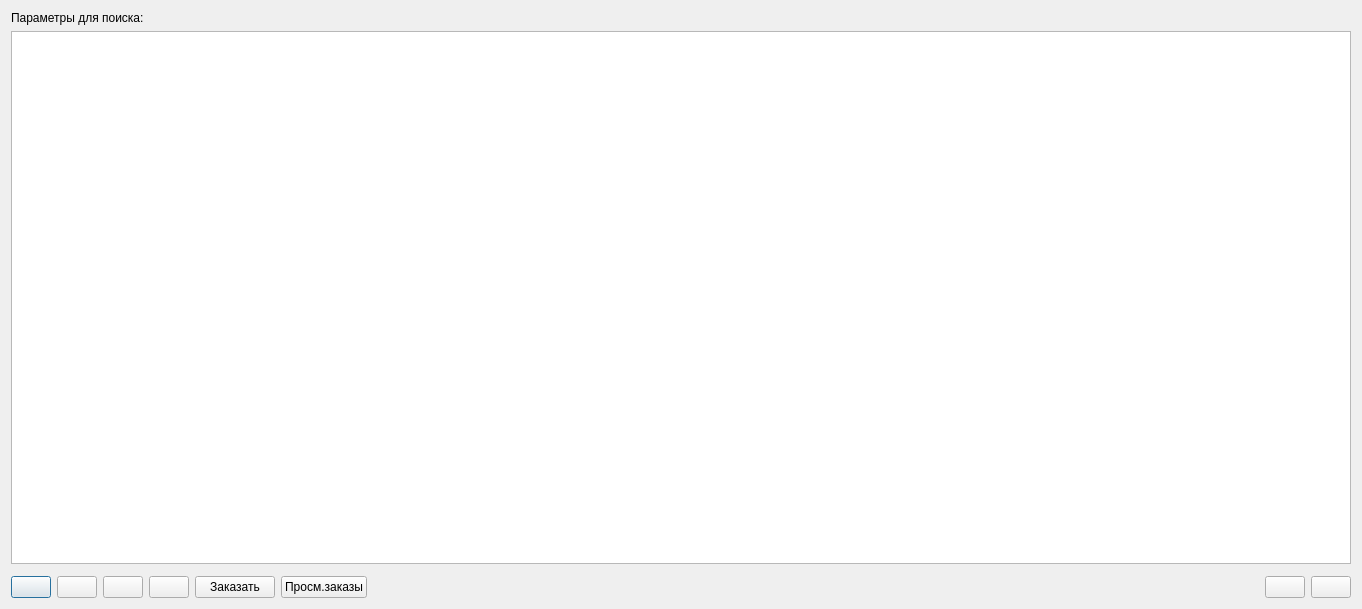
<?xml version="1.0" encoding="UTF-8"?>
<ui version="4.0">
 <class>dialog</class>
 <widget class="Dialog" name="dialog">
  <property name="geometry">
   <rect>
    <x>0</x>
    <y>0</y>
    <width>1362</width>
    <height>609</height>
   </rect>
  </property>
  <property name="name" stdset="0">
   <string>vw_прайс</string>
  </property>
  <property name="caption" stdset="0">
   <string>Все прайсы с ценами для поставки по заказу</string>
  </property>
  <layout class="QVBoxLayout" name="vbxLayout">
   <item>
    <layout class="QHBoxLayout">
     <item>
      <widget class="QLabel" name="label">
       <property name="sizePolicy">
        <sizepolicy hsizetype="Fixed" vsizetype="Fixed">
         <horstretch>0</horstretch>
         <verstretch>0</verstretch>
        </sizepolicy>
       </property>
       <property name="text">
        <string>Параметры для поиска:</string>
       </property>
      </widget>
     </item>
     <item>
      <widget class="SearchParameters" name="searchParameters"/>
     </item>
    </layout>
   </item>
   <item>
    <layout class="QVBoxLayout" name="tableLayout">
     <item>
      <widget class="TableView" name="tableView"/>
     </item>
     <item>
      <widget class="Picture" name="picture"/>
     </item>
    </layout>
   </item>
   <item>
    <layout class="QHBoxLayout" name="cmdButtonLayout">
     <item>
      <widget class="QPushButton" name="buttonAdd">
       <property name="text">
        <string/>
       </property>
       <property name="icon">
        <iconset>
         <normaloff>:buttonAdd</normaloff>
         <normalon>:buttonAdd</normalon>
         <activeoff>:buttonAdd</activeoff>
         <activeon>:buttonAdd</activeon>
         <selectedoff>:buttonAdd</selectedoff>
         <selectedon>:buttonAdd</selectedon>:buttonAdd</iconset>
       </property>
      </widget>
     </item>
     <item>
      <widget class="QPushButton" name="buttonDelete">
       <property name="text">
        <string/>
       </property>
       <property name="icon">
        <iconset>
         <normaloff>:buttonDelete</normaloff>
         <normalon>:buttonDelete</normalon>
         <activeoff>:buttonDelete</activeoff>
         <activeon>:buttonDelete</activeon>
         <selectedoff>:buttonDelete</selectedoff>
         <selectedon>:buttonDelete</selectedon>:buttonDelete</iconset>
       </property>
      </widget>
     </item>
     <item>
      <widget class="QPushButton" name="buttonRequery">
       <property name="text">
        <string/>
       </property>
       <property name="icon">
        <iconset>
         <normaloff>:buttonRequery</normaloff>
         <normalon>:buttonRequery</normalon>
         <activeoff>:buttonRequery</activeoff>
         <activeon>:buttonRequery</activeon>
         <selectedoff>:buttonRequery</selectedoff>
         <selectedon>:buttonRequery</selectedon>:buttonRequery</iconset>
       </property>
      </widget>
     </item>
     <item>
      <widget class="QPushButton" name="buttonPrint">
       <property name="enabled">
        <bool>true</bool>
       </property>
       <property name="text">
        <string/>
       </property>
       <property name="icon">
        <iconset>
         <normaloff>:buttonPrint</normaloff>
         <normalon>:buttonPrint</normalon>
         <activeoff>:buttonPrint</activeoff>
         <activeon>:buttonPrint</activeon>
         <selectedoff>:buttonPrint</selectedoff>
         <selectedon>:buttonPrint</selectedon>:buttonPrint</iconset>
       </property>
      </widget>
     </item>
     <item>
      <widget class="QPushButton" name="buttonZakaz">
       <property name="text">
        <string>Заказать</string>
       </property>
       <property name="iconSize">
        <size>
         <width>0</width>
         <height>0</height>
        </size>
       </property>
      </widget>
     </item>
     <item>
      <widget class="QPushButton" name="buttonViewZakaz">
       <property name="text">
        <string>Просм.заказы</string>
       </property>
      </widget>
     </item>
     <item>
      <spacer name="horizontalSpacer">
       <property name="orientation">
        <enum>Qt::Horizontal</enum>
       </property>
       <property name="sizeHint" stdset="0">
        <size>
         <width>40</width>
         <height>20</height>
        </size>
       </property>
      </spacer>
     </item>
     <item>
      <widget class="QPushButton" name="buttonOk">
       <property name="text">
        <string/>
       </property>
       <property name="icon">
        <iconset>
         <normaloff>:buttonOk</normaloff>
         <normalon>:buttonOk</normalon>
         <activeoff>:buttonOk</activeoff>
         <activeon>:buttonOk</activeon>
         <selectedoff>:buttonOk</selectedoff>
         <selectedon>:buttonOk</selectedon>:buttonOk</iconset>
       </property>
      </widget>
     </item>
     <item>
      <widget class="QPushButton" name="buttonCancel">
       <property name="text">
        <string/>
       </property>
       <property name="icon">
        <iconset>
         <normaloff>:buttonCancel</normaloff>
         <normalon>:buttonCancel</normalon>
         <activeoff>:buttonCancel</activeoff>
         <activeon>:buttonCancel</activeon>
         <selectedoff>:buttonCancel</selectedoff>
         <selectedon>:buttonCancel</selectedon>:buttonCancel</iconset>
       </property>
      </widget>
     </item>
    </layout>
   </item>
  </layout>
 </widget>
 <customwidgets>
  <customwidget>
   <class>Dialog</class>
   <extends>QDialog</extends>
   <header>dialog.h</header>
   <container>1</container>
  </customwidget>
  <customwidget>
   <class>Picture</class>
   <extends>QFrame</extends>
   <header>picture.h</header>
  </customwidget>
  <customwidget>
   <class>TableView</class>
   <extends>QTableView</extends>
   <header>tableview.h</header>
   <addpagemethod>addPage</addpagemethod>
   <container>1</container>
  </customwidget>
  <customwidget>
   <class>SearchParameters</class>
   <extends>QFrame</extends>
   <header>searchparameters.h</header>
  </customwidget>
 </customwidgets>
 <resources>
  <include location="../../resources.qrc"/>
 </resources>
 <connections/>
</ui>
